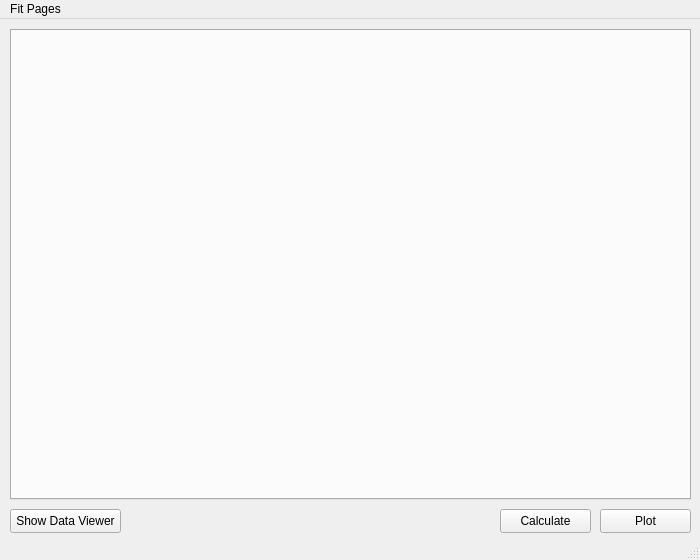
<?xml version="1.0" encoding="UTF-8"?>
<ui version="4.0">
 <class>MainWindow</class>
 <widget class="QMainWindow" name="MainWindow">
  <property name="geometry">
   <rect>
    <x>0</x>
    <y>0</y>
    <width>700</width>
    <height>560</height>
   </rect>
  </property>
  <property name="windowTitle">
   <string>MainWindow</string>
  </property>
  <widget class="QWidget" name="centralwidget">
   <widget class="QPushButton" name="cmdCalculate">
    <property name="geometry">
     <rect>
      <x>500</x>
      <y>490</y>
      <width>91</width>
      <height>24</height>
     </rect>
    </property>
    <property name="text">
     <string>Calculate</string>
    </property>
   </widget>
   <widget class="QTabWidget" name="fittingTabs">
    <property name="geometry">
     <rect>
      <x>10</x>
      <y>10</y>
      <width>681</width>
      <height>471</height>
     </rect>
    </property>
    <property name="currentIndex">
     <number>-1</number>
    </property>
   </widget>
   <widget class="QPushButton" name="cmdShowDataViewer">
    <property name="geometry">
     <rect>
      <x>10</x>
      <y>490</y>
      <width>111</width>
      <height>24</height>
     </rect>
    </property>
    <property name="text">
     <string>Show Data Viewer</string>
    </property>
   </widget>
   <widget class="QPushButton" name="cmdPlot">
    <property name="geometry">
     <rect>
      <x>600</x>
      <y>490</y>
      <width>91</width>
      <height>24</height>
     </rect>
    </property>
    <property name="text">
     <string>Plot</string>
    </property>
   </widget>
  </widget>
  <widget class="QMenuBar" name="menubar">
   <property name="geometry">
    <rect>
     <x>0</x>
     <y>0</y>
     <width>700</width>
     <height>22</height>
    </rect>
   </property>
   <widget class="QMenu" name="menuFitPages">
    <property name="title">
     <string>Fit Pages</string>
    </property>
    <addaction name="actionNewFitPage"/>
   </widget>
   <addaction name="menuFitPages"/>
  </widget>
  <widget class="QStatusBar" name="statusbar"/>
  <action name="actionNewFitPage">
   <property name="text">
    <string>New Fit Page</string>
   </property>
  </action>
 </widget>
 <resources/>
 <connections/>
</ui>
